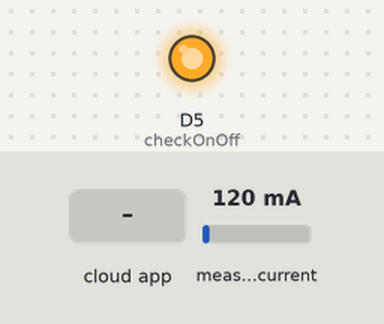
The sketch below on a simulated ESP8266 (NodeMCU). Parts: output pins drawn as LEDs (lit = HIGH). The test bench sets the inputs (shaded band); at power-on: measured current 120 mA. WiFi joins after 1.5 s; servers stay silent unless stated; the local clock reads 2024-03-15 10:24:30 at power-on unless the sketch sets it; the Firebase database answers and starts empty; what the sketch prints to the serial monitor is not drawn.

Above: at 8.1 s.
8.2 s: the phone or cloud app sets isOn to 1
At 11.2 s:
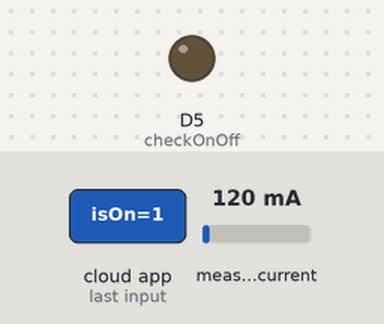
12.3 s: the phone or cloud app sets isOn to 0
At 15.4 s:
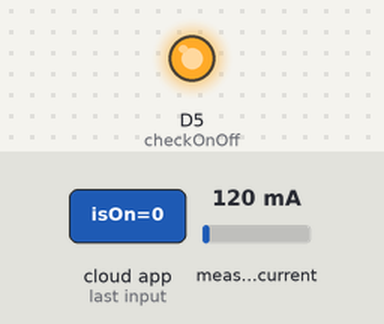
Timing chart, 0 to 16.9 s (numbered marks = the images above; inputs shaded):
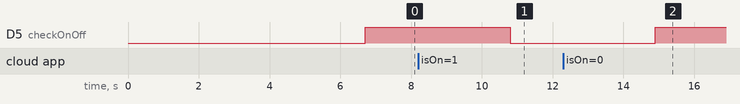

Measured:
- after the input at 8.2 s, D5 (checkOnOff): HIGH → LOW after 2.6 s
- after the input at 12.3 s, D5 (checkOnOff): LOW → HIGH after 2.6 s

The sketch:

CodeEsp8266.ino
```cpp
//// cài đặt fribase
#include <ESP8266WiFi.h>
#include<FirebaseESP8266.h>
#include <ACS712.h>
#include <ArduinoJson.h>

FirebaseData firebaseData;
FirebaseData booleanData;
FirebaseData DoubleData;
FirebaseData IntData;
FirebaseJson json;

#define FIREBASE_HOST "https://smartelectricityprovider-default-rtdb.asia-southeast1.firebasedatabase.app"
#define FIREBASE_AUTH "5a84h46EUhB1ra0JNn4N9X1ytsADy6an8SlEC0JN"
String dulieu;
char* ssid = "Tony House";    //enter your wifi name
char* password = "songvanminh"; // enter your wifi password
float RealPower;
int checkOnOff = D5;
int i = 0;
boolean isOn = false;

int day = 0;
int month = 0;
int year = 0;
String fullday = "";
int timezone = 7 * 3600;
int dst = 0;
int sec = 0;
int hour = 0;
int lastSecond = 0;
int gapSecond = 0;
float LastPower = 0;

ACS712 sensor(ACS712_05B, A0);

void setup() {
  Serial.begin(115200);

  WiFi.begin(ssid, password);

  while (WiFi.status() != WL_CONNECTED)
  {
    Serial.print(".");
    delay(500);
  }
  Serial.println(". ");
  Serial.print("IP Address: ");
  Serial.println(WiFi.localIP());
  Firebase.begin(FIREBASE_HOST, FIREBASE_AUTH);

  configTime(timezone, dst, "pool.ntp.org", "time.nist.gov");
  Serial.println("Waiting for server");
  while (!time(nullptr)) {
    Serial.print("#");
    delay(500);
  }
  Serial.println("Time respone is ok!");

  Serial.println("Đảm bảo không có dòng điện đi qua cảm biến trong quá trình cân bằng");
  delay(1000);
  Serial.println("Calibrating...");
  delay(200);
  sensor.calibrate();
  Serial.println("Quá trình cân bằng hoàn tất!!!");

  pinMode(checkOnOff, OUTPUT);
}

void loop() {

  Firebase.getDouble(DoubleData, "/Sensor1/WebRead/" + fullday);
  LastPower = DoubleData.doubleData();
  delay(100);

  time_t now = time(nullptr);
  struct tm* p_tm = localtime(&now);
  day = p_tm->tm_mday;
  month = p_tm->tm_mon + 1;
  year = p_tm->tm_year + 1900;
  sec = p_tm->tm_sec;
  hour =  p_tm->tm_hour + 1;

  fullday = String(hour) + " hour"+ "-" + String(day)  + "-" + String(month) + "-" +  String(year);

  Firebase.getInt(IntData, "/Sensor1/ArduinoRead/Sec");
  delay(100);

  if(sec > IntData.intData()) {
    gapSecond = sec - IntData.intData();
  } else {
    gapSecond = sec + 60 - IntData.intData();
  }

  Firebase.setDouble(firebaseData, "/Sensor1/WebRead/" + fullday, measureThePower() * ((float) sec) + LastPower);
  delay(100);

  Firebase.setInt(firebaseData, "/Sensor1/ArduinoRead/Sec", p_tm->tm_sec);
  delay(100);

  if(digitalRead(checkOnOff) == HIGH) {
    isOn = false;
  } else {
    isOn = true;
  }

  Firebase.setBool(firebaseData, "/Sensor1/WebRead/isOn", isOn);////test
  delay(100);

  Firebase.getBool(booleanData, "/Sensor1/ArduinoRead/isOn");
  if(booleanData.boolData() == true) {
    digitalWrite(checkOnOff, LOW);
  } else {
    digitalWrite(checkOnOff, HIGH);
  }
  delay(100);
}

float measureThePower() {
  float I_temp, tong, I_TB, mA, power;
  for (int i=0; i<=100; i++)
  {
    I_temp = sensor.getCurrentAC();
    tong = tong + I_temp;

    delay(5);
  }
  I_TB = tong/100;
  tong = 0;
  power = I_TB * 220;
  return power;
}
```
